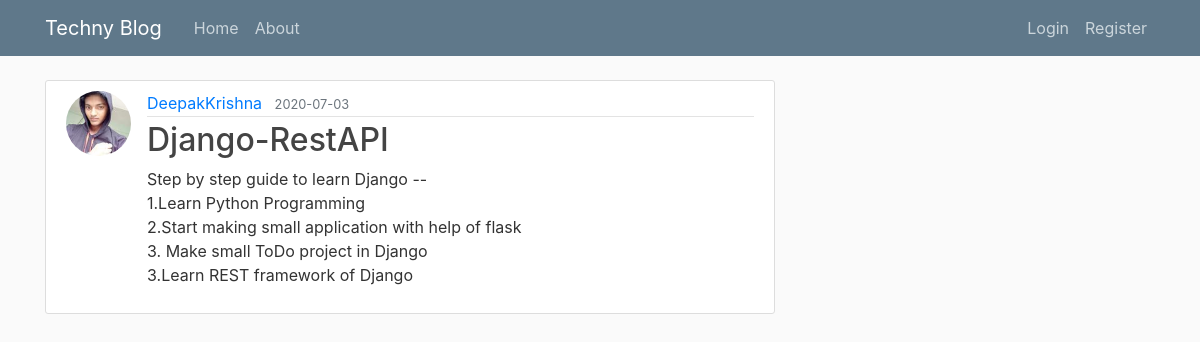
/post/1, run on the app's committed database.
### technyblog/models.py (models this page shows, shortened)
class User(db.Model, UserMixin):
    id = db.Column(db.Integer, primary_key=True)
    username = db.Column(db.String(20), unique=True, nullable=False)
    email = db.Column(db.String(120), unique=True, nullable=False)
    image_file = db.Column(db.String(20), nullable=False, default='default.jpg')
    password = db.Column(db.String(60), nullable=False)
    posts = db.relationship('Post', backref='author', lazy=True)

class Post(db.Model):
    id = db.Column(db.Integer, primary_key=True)
    title = db.Column(db.String(100), nullable=False)
    date_posted = db.Column(db.DateTime, nullable=False, default=datetime.utcnow)
    content = db.Column(db.Text, nullable=False)
    user_id = db.Column(db.Integer, db.ForeignKey('user.id'), nullable=False)

### technyblog/routes.py (the view)
@app.route("/post/<int:post_id>")
def post(post_id):
    post = Post.query.get_or_404(post_id)
    return render_template('post.html', title=post.title, post=post)

### technyblog/templates/post.html (shortened to what this page needs)
{% extends "layout.html" %}
{% block content %}
  <article class="media content-section">
    <img class="rounded-circle article-img" src="{{ url_for('static', filename='profile_pics/' + post.author.image_file) }}">
    <div class="media-body">
      <div class="article-metadata">
        <a class="mr-2" href="{{ url_for('user_posts', username=post.author.username) }}">{{ post.author.username }}</a>
        <small class="text-muted">{{ post.date_posted.strftime('%Y-%m-%d') }}</small>
      </div>
      <h2 class="article-title">{{ post.title }}</h2>
      <p class="article-content">{{ post.content }}</p>
    </div>
  </article>
{% endblock content %}

### technyblog/static/main.css (style rules this page uses)
body { background: #fafafa; color: #333333; margin-top: 5rem; }
h1, h2, h3, h4, h5, h6 { color: #444444; }
.content-section { background: #ffffff; padding: 10px 20px; border: 1px solid #dddddd; border-radius: 3px; margin-bottom: 20px; }
.article-title { color: #444444; }
.article-content { white-space: pre-line; }
.article-img { height: 65px; width: 65px; margin-right: 16px; }
.article-metadata { padding-bottom: 1px; margin-bottom: 4px; border-bottom: 1px solid #e3e3e3 }

### data on the page
User: image_file (picture), author.username "DeepakKrishna"
Post: date_posted "2020-07-03", title "Django-RestAPI", content "Step by step guide to learn Django -- 1.Learn Python Programming 2.Start making small application with help of flask 3. Make small ToDo project in Django 3.Learn REST framework of Django"
